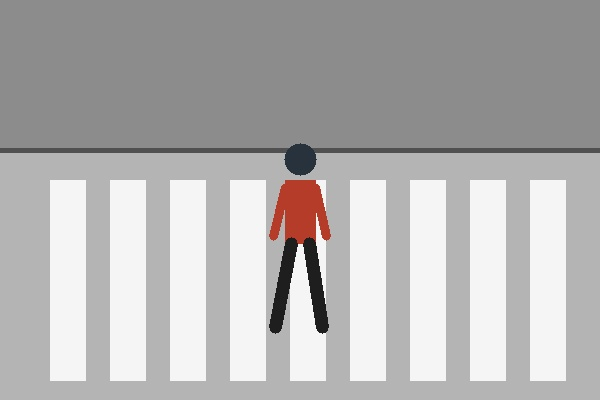
#> input picture assign7/test_images/scene1_crosswalk.jpg, 600 x 400 px
$ jupyter execute 7.ipynb   (shell and % lines are left out)   (older library calls are emulated)
#> lines starting #> are read from the running program, lines starting #| are printed output that depends on the picture
# Pedestrian Detection using OpenCV

## 1. Import Libraries

[cell 1]
import cv2
import numpy as np
import matplotlib.pyplot as plt
import time

# Aesthetics
plt.style.use('seaborn-v0_8-whitegrid' if 'seaborn-v0_8-whitegrid' in plt.style.available else 'default')

print(f"OpenCV Version: {cv2.__version__}")
print(f"NumPy Version:  {np.__version__}")
print("Computer Vision environment initialized successfully!")

## 2. HOG + SVM Architecture Overview

## 3. Load Street Scenes

[cell 2]
# Load test scenes
scene1_bgr = cv2.imread('test_images/scene1_crosswalk.jpg')
#> scene1_bgr is the input picture: shape (400, 600, 3); mean B, G, R 177.3, 177.4, 178.8
scene2_bgr = cv2.imread('test_images/scene2_multipedestrians.jpg')
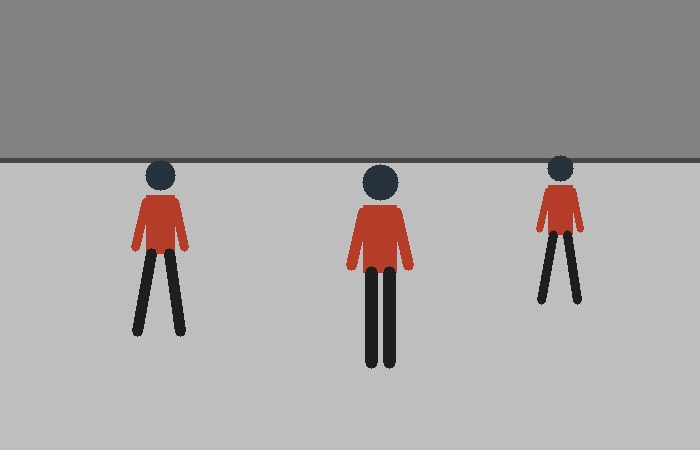
#> input picture assign7/test_images/scene2_multipedestrians.jpg, 700 x 450 px
#> scene2_bgr is the input picture: shape (450, 700, 3); mean B, G, R 160.2, 160.6, 163.4

# Convert BGR to RGB for matplotlib display
scene1_rgb = cv2.cvtColor(scene1_bgr, cv2.COLOR_BGR2RGB)
scene2_rgb = cv2.cvtColor(scene2_bgr, cv2.COLOR_BGR2RGB)

fig, axes = plt.subplots(1, 2, figsize=(14, 5))
axes[0].imshow(scene1_rgb)
axes[0].set_title('Scene 1: Crosswalk Scenario (Single Pedestrian)', fontsize=12, fontweight='bold')
axes[0].axis('off')

axes[1].imshow(scene2_rgb)
axes[1].set_title('Scene 2: Multi-Pedestrian Urban Sidewalk', fontsize=12, fontweight='bold')
axes[1].axis('off')

plt.tight_layout()
plt.show()
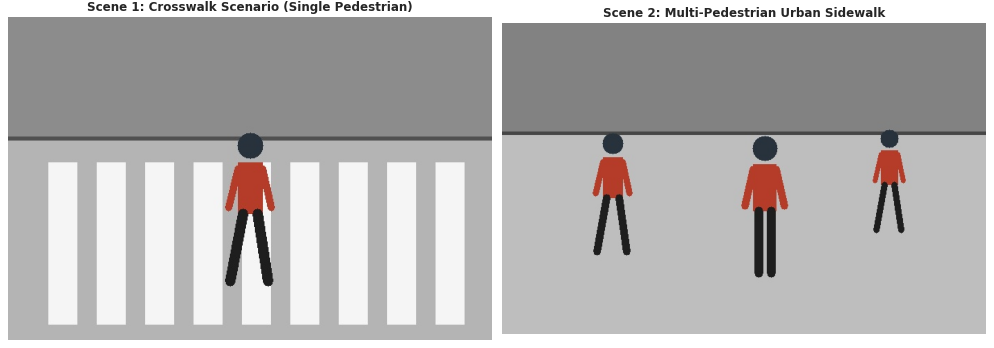
#> figure drawn by matplotlib, 2 panels

## 4. HOG Gradient Magnitude & Orientation Visualization

[cell 3]
# Compute gradients on grayscale scene
gray_scene = cv2.cvtColor(scene1_bgr, cv2.COLOR_BGR2GRAY)

# Sobel Gradients
gx = cv2.Sobel(gray_scene, cv2.CV_32F, 1, 0, ksize=1)
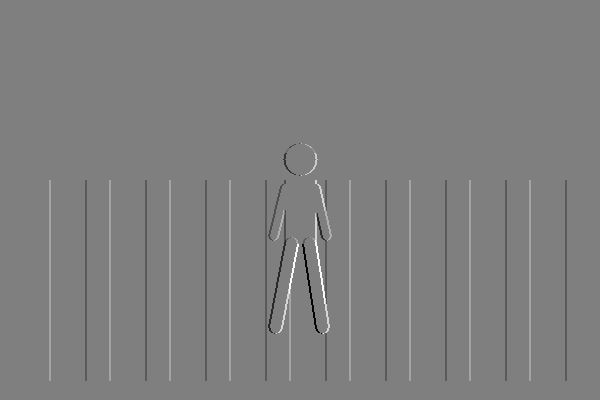
#> gx: shape (400, 600) float32; min -224, max 224, mean 0; drawn with min black and max white
gy = cv2.Sobel(gray_scene, cv2.CV_32F, 0, 1, ksize=1)
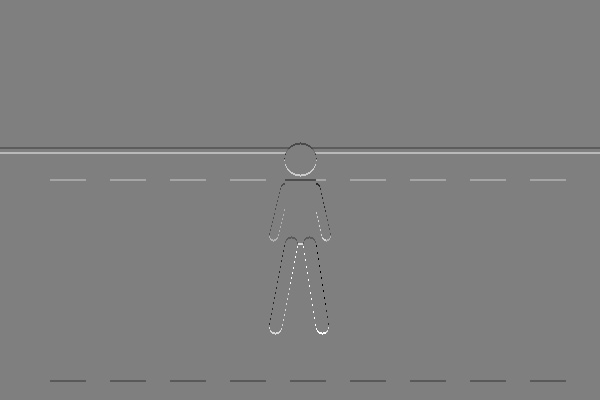
#> gy: shape (400, 600) float32; min -220, max 220, mean 0.2; drawn with min black and max white

# Magnitude and Angle
mag, angle = cv2.cartToPolar(gx, gy, angleInDegrees=True)
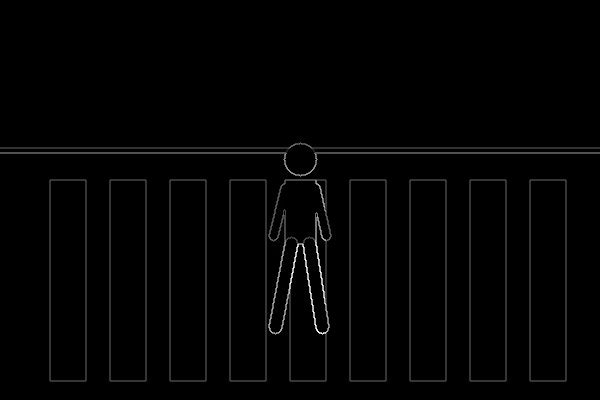
#> mag: shape (400, 600) float32; min 0, max 311.9, mean 4.1; drawn with min black and max white
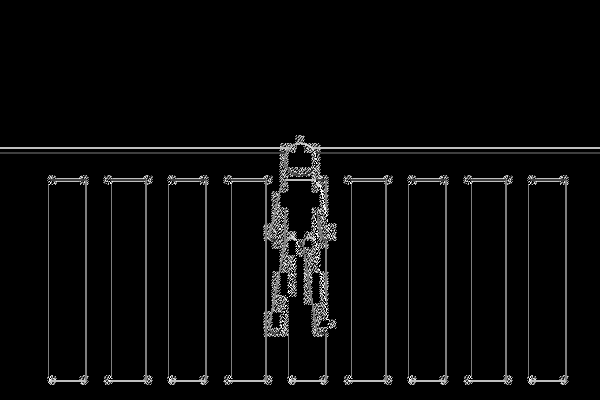
#> angle: shape (400, 600) float32; min 0, max 359.7, mean 13; drawn with min black and max white

fig, axes = plt.subplots(1, 3, figsize=(16, 4.5))

axes[0].imshow(np.abs(gx), cmap='gray')
axes[0].set_title('Horizontal Gradient (Gx)', fontsize=11, fontweight='bold')
axes[0].axis('off')

axes[1].imshow(np.abs(gy), cmap='gray')
axes[1].set_title('Vertical Gradient (Gy)', fontsize=11, fontweight='bold')
axes[1].axis('off')

axes[2].imshow(mag, cmap='inferno')
axes[2].set_title('Gradient Magnitude (M)', fontsize=11, fontweight='bold')
axes[2].axis('off')

plt.tight_layout()
plt.show()
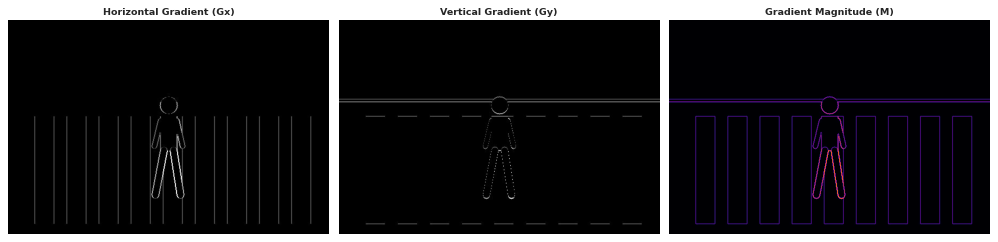
#> figure drawn by matplotlib, 3 panels

## 5. Pre-Trained OpenCV HOG + SVM People Detector

[cell 4]
# Initialize HOG Descriptor
hog = cv2.HOGDescriptor()

# Set the pre-trained SVM detector coefficients
svm_detector = cv2.HOGDescriptor_getDefaultPeopleDetector()
hog.setSVMDetector(svm_detector)

print(f"HOG Descriptor Initialized:")
print(f"  Window Size:       {hog.winSize} (Width x Height)")
print(f"  Block Size:        {hog.blockSize}")
print(f"  Block Stride:      {hog.blockStride}")
print(f"  Cell Size:         {hog.cellSize}")
print(f"  Bins:              {hog.nbins}")
print(f"  SVM Vector Length: {len(svm_detector)} coefficients")

## 6. Multi-Scale Pedestrian Detection

[cell 5]
# Detect pedestrians on Scene 1
boxes_raw1, weights_raw1 = hog.detectMultiScale(
    scene1_bgr,
    winStride=(4, 4),
    padding=(8, 8),
    scale=1.05
)
#> boxes_raw1 = [[240, 119, 122, 243]]; weights_raw1 = [2.9]

print(f"Scene 1 Detections: {len(boxes_raw1)} bounding boxes found.")
#| Scene 1 Detections: 1 bounding boxes found.
for i, (b, w) in enumerate(zip(boxes_raw1, weights_raw1), 1):
    print(f"  Detection {i}: [x={b[0]}, y={b[1]}, w={b[2]}, h={b[3]}], Confidence Weight: {w:.2f}")
#> this loop made 1 pass
#> (i, b, w) on pass 1: (1, [240, 119, 122, 243], 2.9)
#|   Detection 1: [x=240, y=119, w=122, h=243], Confidence Weight: 2.90

## 7. Non-Maximum Suppression (NMS)

[cell 6]
def non_max_suppression(boxes, weights, overlap_thresh=0.3):
    """
    Applies Non-Maximum Suppression (NMS) to eliminate duplicate bounding boxes.
    boxes: array of [x, y, w, h]
    weights: array of confidence scores
    """
    if len(boxes) == 0:
        return [], []

    boxes = np.array(boxes, dtype=float)
    weights = np.array(weights, dtype=float).flatten()

    # Convert [x, y, w, h] to [x1, y1, x2, y2]
    x1 = boxes[:, 0]
    y1 = boxes[:, 1]
    x2 = boxes[:, 0] + boxes[:, 2]
    y2 = boxes[:, 1] + boxes[:, 3]

    area = (x2 - x1 + 1) * (y2 - y1 + 1)
    idxs = np.argsort(weights) # sort by confidence

    pick = []

    while len(idxs) > 0:
        last = len(idxs) - 1
        i = idxs[last]
        pick.append(i)

        # Compute IoU with remaining boxes
        xx1 = np.maximum(x1[i], x1[idxs[:last]])
        yy1 = np.maximum(y1[i], y1[idxs[:last]])
        xx2 = np.minimum(x2[i], x2[idxs[:last]])
        yy2 = np.minimum(y2[i], y2[idxs[:last]])

        w = np.maximum(0, xx2 - xx1 + 1)
        h = np.maximum(0, yy2 - yy1 + 1)
        overlap = (w * h) / area[idxs[:last]]

        # Delete indices with overlap greater than threshold
        idxs = np.delete(idxs, np.concatenate(([last], np.where(overlap > overlap_thresh)[0])))

    return boxes[pick].astype(int), weights[pick]

print("Non-Maximum Suppression (NMS) function defined.")

## 8. Detection Results Visualization

[cell 7]
def draw_detections(image_rgb, boxes, weights, color=(0, 255, 0), label_prefix="Person"):
    img_draw = image_rgb.copy()
    for (x, y, w, h), conf in zip(boxes, weights):
        cv2.rectangle(img_draw, (x, y), (x + w, y + h), color, 3)
        # Background box for label text
        label = f"{label_prefix}: {conf:.2f}"
        (tw, th), _ = cv2.getTextSize(label, cv2.FONT_HERSHEY_SIMPLEX, 0.55, 2)
        cv2.rectangle(img_draw, (x, y - th - 8), (x + tw + 6, y), color, -1)
        cv2.putText(img_draw, label, (x + 3, y - 4), cv2.FONT_HERSHEY_SIMPLEX, 0.55, (0, 0, 0), 2)
    return img_draw

# Run detections on Scene 2
boxes_raw2, weights_raw2 = hog.detectMultiScale(scene2_bgr, winStride=(4, 4), padding=(8, 8), scale=1.05)
#> boxes_raw2 = [[512, 136, 98, 195], [103, 138, 115, 231], [314, 138, 132, 264]]; weights_raw2 = [4.85, 3.3, 3.49]
boxes_nms2, weights_nms2 = non_max_suppression(boxes_raw2, weights_raw2, overlap_thresh=0.3)
#> in non_max_suppression, `boxes = np.array(boxes, dtype=float)`: boxes has the same summary as boxes_raw2 outside non_max_suppression
#> in non_max_suppression, `x1 = boxes[:, 0]`: x1 = [512, 103, 314]
#> in non_max_suppression, `y1 = boxes[:, 1]`: y1 = [136, 138, 138]
#> in non_max_suppression, `x2 = boxes[:, 0] + boxes[:, 2]`: x2 = [610, 218, 446]
#> in non_max_suppression, `y2 = boxes[:, 1] + boxes[:, 3]`: y2 = [331, 369, 402]
#> in non_max_suppression, `area = (x2 - x1 + 1) * (y2 - y1 + 1)`: area = [19404, 26912, 35245]
#> in non_max_suppression, `idxs = np.argsort(weights)`: idxs = [1, 2, 0]
#> the loop in non_max_suppression, `while len(idxs) > 0:` made 3 passes
#> (last, i, xx1, yy1, xx2, yy2, h, overlap) on pass 1: (2, 0, [512, 512], [138, 138], [218, 446], [331, 331], [194, 194], [0, 0])
#> (last, i, xx1, yy1, xx2, yy2, w, h) on pass 2: (1, 2, [314], [138], [218], [369], [0], [232])
#> after the loop in non_max_suppression, `while len(idxs) > 0:`: idxs = empty array; pick = [0, 2, 1]
#> boxes_nms2 = [[512, 136, 98, 195], [314, 138, 132, 264], [103, 138, 115, 231]]; weights_nms2 = [4.85, 3.49, 3.3]
boxes_nms1, weights_nms1 = non_max_suppression(boxes_raw1, weights_raw1, overlap_thresh=0.3)
#> the loop in non_max_suppression (call 2), `while len(idxs) > 0:` made 1 pass
#> (last, i) on pass 1: (0, 0)
#> boxes_nms1 = [[240, 119, 122, 243]]; weights_nms1 = [2.9]

fig, axes = plt.subplots(1, 2, figsize=(16, 6))

# Scene 1 NMS result
vis_scene1 = draw_detections(scene1_rgb, boxes_nms1, weights_nms1, color=(0, 255, 0))
#> the loop in draw_detections, `for (x, y, w, h), conf in zip(boxes, weights):` made 1 pass
#> (x, y, w, h, conf, label, tw, th) on pass 1: (240, 119, 122, 243, 2.9, 'Person: 2.90', 114, 13)
#> after the loop in draw_detections, `for (x, y, w, h), conf in zip(boxes, weights):`:
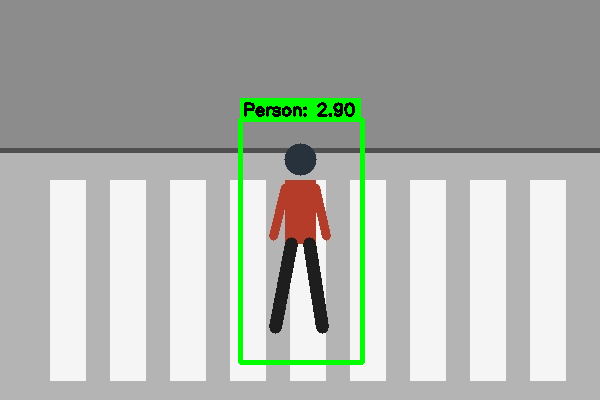
#> img_draw: shape (400, 600, 3); mean R, G, B 174.3, 178.5, 172.8
axes[0].imshow(vis_scene1)
axes[0].set_title(f'Scene 1 Detection Result ({len(boxes_nms1)} Pedestrian Confirmed)', fontsize=12, fontweight='bold')
axes[0].axis('off')

# Scene 2 NMS result
vis_scene2 = draw_detections(scene2_rgb, boxes_nms2, weights_nms2, color=(0, 255, 0))
#> call 2 of draw_detections, with boxes = array of shape (3, 4), weights = array of shape (3,), color = (0, 255, 0), label_prefix = 'Person'
#> the loop in draw_detections (call 2), `for (x, y, w, h), conf in zip(boxes, weights):` made 3 passes
#> (x, y, w, h, conf, label) on passes 1 to 3: (512, 136, 98, 195, 4.85, 'Person: 4.85'), (314, 138, 132, 264, 3.49, 'Person: 3.49'), (103, 138, 115, 231, 3.3, 'Person: 3.30')
#> after the loop in draw_detections (call 2), `for (x, y, w, h), conf in zip(boxes, weights):`:
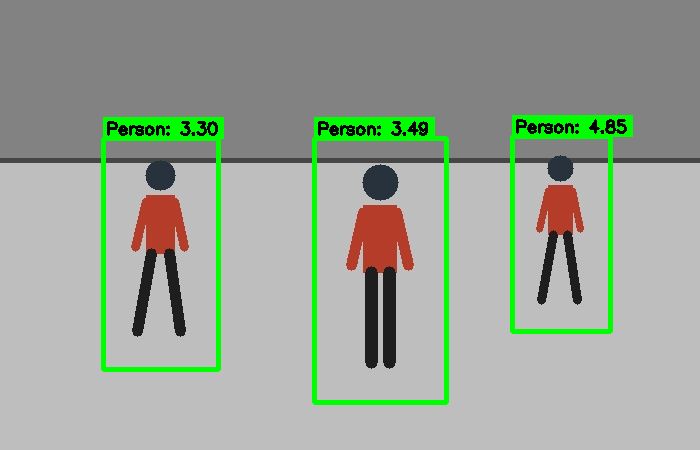
#> img_draw: shape (450, 700, 3); mean R, G, B 154.8, 164.2, 151.6
axes[1].imshow(vis_scene2)
axes[1].set_title(f'Scene 2 Detection Result ({len(boxes_nms2)} Pedestrians Confirmed)', fontsize=12, fontweight='bold')
axes[1].axis('off')

plt.tight_layout()
plt.show()

## 9. Real-Time Latency & FPS Benchmark

[cell 8]
# Benchmark detection speed over 15 iterations
iterations = 15
latencies = []

for _ in range(iterations):
    t0 = time.time()
    boxes, weights = hog.detectMultiScale(scene2_bgr, winStride=(4, 4), padding=(8, 8), scale=1.05)
    _ = non_max_suppression(boxes, weights, overlap_thresh=0.3)
    latencies.append(time.time() - t0)
#> after the loop, latencies = [0.429, 0.427, 0.423, 0.413, 0.398, 0.415, 0.416, 0.403, 0.403, 0.489, 0.471, 0.484, 0.596, 0.486, 0.516]

avg_latency = np.mean(latencies)
#> avg_latency = 0.451
fps = 1.0 / avg_latency
#> fps = 2.22

print("=== HOG + SVM Inference Latency Benchmark ===")
print(f"  Mean Frame Processing Time: {avg_latency * 1000:.2f} ms")
#|   Mean Frame Processing Time: 451.29 ms
print(f"  Effective Throughput:       {fps:.2f} FPS")
#|   Effective Throughput:       2.22 FPS
print(f"  Frame Resolution:           {scene2_bgr.shape[1]} x {scene2_bgr.shape[0]} px")
#|   Frame Resolution:           700 x 450 px

## 10. Reusable Pedestrian Detection Pipeline

[cell 9]
def detect_pedestrians(image_path_or_array, min_confidence=0.5, win_stride=(4, 4), scale=1.05):
    """
    Complete end-to-end pedestrian detection pipeline.
    image_path_or_array: file path string or numpy BGR/RGB image array
    Returns: annotated RGB image, detected bounding boxes, confidence weights
    """
    if isinstance(image_path_or_array, str):
        img_bgr = cv2.imread(image_path_or_array)
    else:
        img_bgr = image_path_or_array.copy()

    img_rgb = cv2.cvtColor(img_bgr, cv2.COLOR_BGR2RGB)

    # 1. MultiScale HOG Detection
    boxes, weights = hog.detectMultiScale(
        img_bgr,
        winStride=win_stride,
        padding=(8, 8),
        scale=scale
    )

    # 2. Confidence Filtering
    if len(boxes) > 0:
        valid_mask = weights.flatten() >= min_confidence
        boxes = boxes[valid_mask]
        weights = weights.flatten()[valid_mask]

    # 3. Non-Maximum Suppression
    boxes_clean, weights_clean = non_max_suppression(boxes, weights, overlap_thresh=0.3)

    # 4. Render Annotations
    annotated = draw_detections(img_rgb, boxes_clean, weights_clean, color=(0, 255, 0))

    return annotated, boxes_clean, weights_clean

# Test pipeline on Scene 2
annotated_img, final_boxes, final_weights = detect_pedestrians('test_images/scene2_multipedestrians.jpg', min_confidence=1.0)
#> in detect_pedestrians, `boxes, weights = hog.detectMultiScale( img_bgr, winStride=win_stride, ..`: boxes has the same summary as boxes_raw2 outside detect_pedestrians; weights = [4.85, 3.3, 3.49]
#> in detect_pedestrians, `valid_mask = weights.flatten() >= min_confidence`: valid_mask = [True, True, True]
#> in detect_pedestrians, `boxes_clean, weights_clean = non_max_suppression(boxes, weights, overl..`: boxes_clean has the same summary as boxes_nms2 outside detect_pedestrians; weights_clean = [4.85, 3.49, 3.3]
#> final_boxes has the same summary as boxes_nms2; final_weights = [4.85, 3.49, 3.3]
print(f"Pipeline executed successfully. Verified {len(final_boxes)} pedestrians with confidence >= 1.0.")
#| Pipeline executed successfully. Verified 3 pedestrians with confidence >= 1.0.
